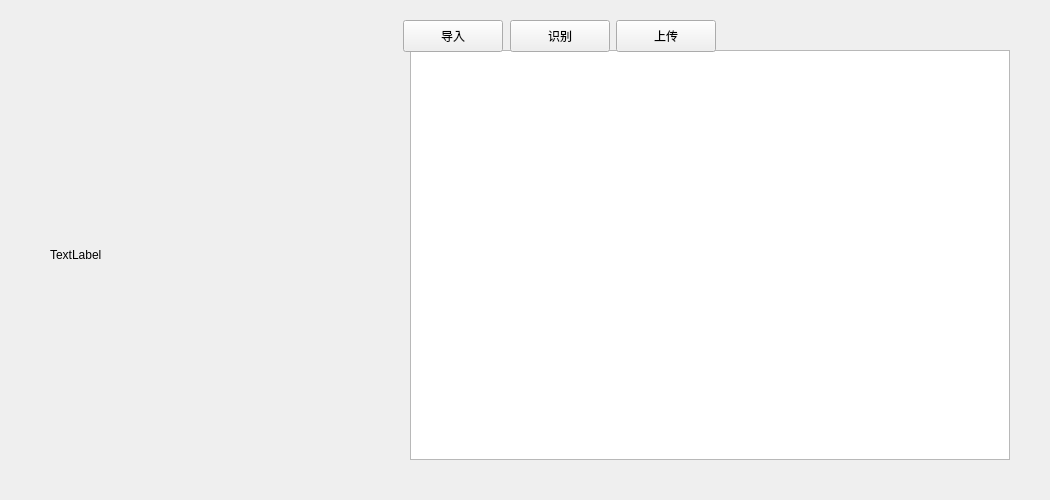
<?xml version="1.0" encoding="UTF-8"?>
<ui version="4.0">
 <class>RecognizeTab</class>
 <widget class="QWidget" name="RecognizeTab">
  <property name="geometry">
   <rect>
    <x>0</x>
    <y>0</y>
    <width>1050</width>
    <height>500</height>
   </rect>
  </property>
  <property name="sizePolicy">
   <sizepolicy hsizetype="Fixed" vsizetype="Fixed">
    <horstretch>0</horstretch>
    <verstretch>0</verstretch>
   </sizepolicy>
  </property>
  <property name="windowTitle">
   <string>Form</string>
  </property>
  <widget class="QLabel" name="label">
   <property name="geometry">
    <rect>
     <x>50</x>
     <y>50</y>
     <width>285</width>
     <height>410</height>
    </rect>
   </property>
   <property name="styleSheet">
    <string notr="true"/>
   </property>
   <property name="text">
    <string>TextLabel</string>
   </property>
  </widget>
  <widget class="QTableView" name="tableView">
   <property name="geometry">
    <rect>
     <x>410</x>
     <y>50</y>
     <width>600</width>
     <height>410</height>
    </rect>
   </property>
  </widget>
  <widget class="QPushButton" name="importButton">
   <property name="geometry">
    <rect>
     <x>403</x>
     <y>20</y>
     <width>100</width>
     <height>32</height>
    </rect>
   </property>
   <property name="text">
    <string>导入</string>
   </property>
  </widget>
  <widget class="QPushButton" name="recognizeButton">
   <property name="geometry">
    <rect>
     <x>510</x>
     <y>20</y>
     <width>100</width>
     <height>32</height>
    </rect>
   </property>
   <property name="text">
    <string>识别</string>
   </property>
  </widget>
  <widget class="QPushButton" name="uploadButton">
   <property name="geometry">
    <rect>
     <x>616</x>
     <y>20</y>
     <width>100</width>
     <height>32</height>
    </rect>
   </property>
   <property name="text">
    <string>上传</string>
   </property>
  </widget>
 </widget>
 <resources/>
 <connections>
  <connection>
   <sender>importButton</sender>
   <signal>clicked()</signal>
   <receiver>RecognizeTab</receiver>
   <slot>import()</slot>
   <hints>
    <hint type="sourcelabel">
     <x>452</x>
     <y>35</y>
    </hint>
    <hint type="destinationlabel">
     <x>374</x>
     <y>249</y>
    </hint>
   </hints>
  </connection>
  <connection>
   <sender>recognizeButton</sender>
   <signal>clicked()</signal>
   <receiver>RecognizeTab</receiver>
   <slot>recognize()</slot>
   <hints>
    <hint type="sourcelabel">
     <x>559</x>
     <y>35</y>
    </hint>
    <hint type="destinationlabel">
     <x>374</x>
     <y>249</y>
    </hint>
   </hints>
  </connection>
 </connections>
 <slots>
  <slot>import()</slot>
  <slot>recognize()</slot>
 </slots>
</ui>
